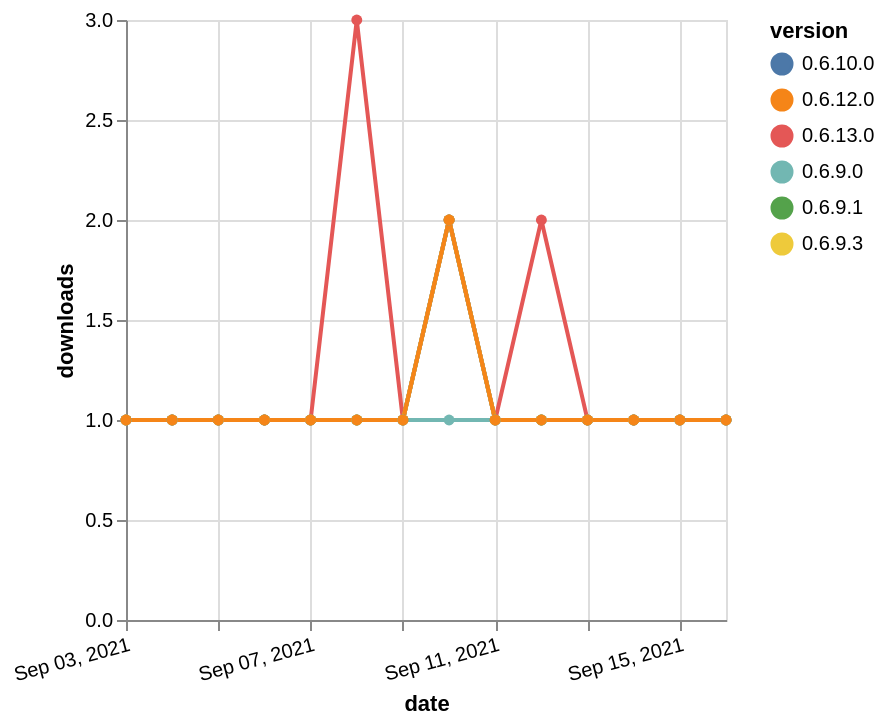

Express this chart as Vega-Lite.
### Vega-Lite specification from a JSON file in a GitHub repository (floating-point values rounded to 4 significant figures)
{"$schema": "https://vega.github.io/schema/vega-lite/v5.json", "description": "A simple bar chart with embedded data.", "data": {"values": [{"date": "2021-09-03", "total": 171, "delta": 1, "version": "0.6.9.1"}, {"date": "2021-09-04", "total": 172, "delta": 1, "version": "0.6.9.1"}, {"date": "2021-09-05", "total": 173, "delta": 1, "version": "0.6.9.1"}, {"date": "2021-09-06", "total": 174, "delta": 1, "version": "0.6.9.1"}, {"date": "2021-09-07", "total": 175, "delta": 1, "version": "0.6.9.1"}, {"date": "2021-09-08", "total": 176, "delta": 1, "version": "0.6.9.1"}, {"date": "2021-09-09", "total": 177, "delta": 1, "version": "0.6.9.1"}, {"date": "2021-09-10", "total": 179, "delta": 2, "version": "0.6.9.1"}, {"date": "2021-09-11", "total": 180, "delta": 1, "version": "0.6.9.1"}, {"date": "2021-09-12", "total": 181, "delta": 1, "version": "0.6.9.1"}, {"date": "2021-09-13", "total": 182, "delta": 1, "version": "0.6.9.1"}, {"date": "2021-09-14", "total": 183, "delta": 1, "version": "0.6.9.1"}, {"date": "2021-09-15", "total": 184, "delta": 1, "version": "0.6.9.1"}, {"date": "2021-09-16", "total": 185, "delta": 1, "version": "0.6.9.1"}, {"date": "2021-09-03", "total": 160, "delta": 1, "version": "0.6.13.0"}, {"date": "2021-09-04", "total": 161, "delta": 1, "version": "0.6.13.0"}, {"date": "2021-09-05", "total": 162, "delta": 1, "version": "0.6.13.0"}, {"date": "2021-09-06", "total": 163, "delta": 1, "version": "0.6.13.0"}, {"date": "2021-09-07", "total": 164, "delta": 1, "version": "0.6.13.0"}, {"date": "2021-09-08", "total": 167, "delta": 3, "version": "0.6.13.0"}, {"date": "2021-09-09", "total": 168, "delta": 1, "version": "0.6.13.0"}, {"date": "2021-09-10", "total": 170, "delta": 2, "version": "0.6.13.0"}, {"date": "2021-09-11", "total": 171, "delta": 1, "version": "0.6.13.0"}, {"date": "2021-09-12", "total": 173, "delta": 2, "version": "0.6.13.0"}, {"date": "2021-09-13", "total": 174, "delta": 1, "version": "0.6.13.0"}, {"date": "2021-09-14", "total": 175, "delta": 1, "version": "0.6.13.0"}, {"date": "2021-09-15", "total": 176, "delta": 1, "version": "0.6.13.0"}, {"date": "2021-09-16", "total": 177, "delta": 1, "version": "0.6.13.0"}, {"date": "2021-09-03", "total": 223, "delta": 1, "version": "0.6.9.0"}, {"date": "2021-09-04", "total": 224, "delta": 1, "version": "0.6.9.0"}, {"date": "2021-09-05", "total": 225, "delta": 1, "version": "0.6.9.0"}, {"date": "2021-09-06", "total": 226, "delta": 1, "version": "0.6.9.0"}, {"date": "2021-09-07", "total": 227, "delta": 1, "version": "0.6.9.0"}, {"date": "2021-09-08", "total": 228, "delta": 1, "version": "0.6.9.0"}, {"date": "2021-09-09", "total": 229, "delta": 1, "version": "0.6.9.0"}, {"date": "2021-09-10", "total": 230, "delta": 1, "version": "0.6.9.0"}, {"date": "2021-09-11", "total": 231, "delta": 1, "version": "0.6.9.0"}, {"date": "2021-09-12", "total": 232, "delta": 1, "version": "0.6.9.0"}, {"date": "2021-09-13", "total": 233, "delta": 1, "version": "0.6.9.0"}, {"date": "2021-09-14", "total": 234, "delta": 1, "version": "0.6.9.0"}, {"date": "2021-09-15", "total": 235, "delta": 1, "version": "0.6.9.0"}, {"date": "2021-09-16", "total": 236, "delta": 1, "version": "0.6.9.0"}, {"date": "2021-09-03", "total": 174, "delta": 1, "version": "0.6.10.0"}, {"date": "2021-09-04", "total": 175, "delta": 1, "version": "0.6.10.0"}, {"date": "2021-09-05", "total": 176, "delta": 1, "version": "0.6.10.0"}, {"date": "2021-09-06", "total": 177, "delta": 1, "version": "0.6.10.0"}, {"date": "2021-09-07", "total": 178, "delta": 1, "version": "0.6.10.0"}, {"date": "2021-09-08", "total": 179, "delta": 1, "version": "0.6.10.0"}, {"date": "2021-09-09", "total": 180, "delta": 1, "version": "0.6.10.0"}, {"date": "2021-09-10", "total": 182, "delta": 2, "version": "0.6.10.0"}, {"date": "2021-09-11", "total": 183, "delta": 1, "version": "0.6.10.0"}, {"date": "2021-09-12", "total": 184, "delta": 1, "version": "0.6.10.0"}, {"date": "2021-09-13", "total": 185, "delta": 1, "version": "0.6.10.0"}, {"date": "2021-09-14", "total": 186, "delta": 1, "version": "0.6.10.0"}, {"date": "2021-09-15", "total": 187, "delta": 1, "version": "0.6.10.0"}, {"date": "2021-09-16", "total": 188, "delta": 1, "version": "0.6.10.0"}, {"date": "2021-09-03", "total": 163, "delta": 1, "version": "0.6.9.3"}, {"date": "2021-09-04", "total": 164, "delta": 1, "version": "0.6.9.3"}, {"date": "2021-09-05", "total": 165, "delta": 1, "version": "0.6.9.3"}, {"date": "2021-09-06", "total": 166, "delta": 1, "version": "0.6.9.3"}, {"date": "2021-09-07", "total": 167, "delta": 1, "version": "0.6.9.3"}, {"date": "2021-09-08", "total": 168, "delta": 1, "version": "0.6.9.3"}, {"date": "2021-09-09", "total": 169, "delta": 1, "version": "0.6.9.3"}, {"date": "2021-09-10", "total": 171, "delta": 2, "version": "0.6.9.3"}, {"date": "2021-09-11", "total": 172, "delta": 1, "version": "0.6.9.3"}, {"date": "2021-09-12", "total": 173, "delta": 1, "version": "0.6.9.3"}, {"date": "2021-09-13", "total": 174, "delta": 1, "version": "0.6.9.3"}, {"date": "2021-09-14", "total": 175, "delta": 1, "version": "0.6.9.3"}, {"date": "2021-09-15", "total": 176, "delta": 1, "version": "0.6.9.3"}, {"date": "2021-09-16", "total": 177, "delta": 1, "version": "0.6.9.3"}, {"date": "2021-09-03", "total": 146, "delta": 1, "version": "0.6.12.0"}, {"date": "2021-09-04", "total": 147, "delta": 1, "version": "0.6.12.0"}, {"date": "2021-09-05", "total": 148, "delta": 1, "version": "0.6.12.0"}, {"date": "2021-09-06", "total": 149, "delta": 1, "version": "0.6.12.0"}, {"date": "2021-09-07", "total": 150, "delta": 1, "version": "0.6.12.0"}, {"date": "2021-09-08", "total": 151, "delta": 1, "version": "0.6.12.0"}, {"date": "2021-09-09", "total": 152, "delta": 1, "version": "0.6.12.0"}, {"date": "2021-09-10", "total": 154, "delta": 2, "version": "0.6.12.0"}, {"date": "2021-09-11", "total": 155, "delta": 1, "version": "0.6.12.0"}, {"date": "2021-09-12", "total": 156, "delta": 1, "version": "0.6.12.0"}, {"date": "2021-09-13", "total": 157, "delta": 1, "version": "0.6.12.0"}, {"date": "2021-09-14", "total": 158, "delta": 1, "version": "0.6.12.0"}, {"date": "2021-09-15", "total": 159, "delta": 1, "version": "0.6.12.0"}, {"date": "2021-09-16", "total": 160, "delta": 1, "version": "0.6.12.0"}]}, "width": "container", "mark": {"type": "line", "point": {"filled": true}}, "encoding": {"x": {"field": "date", "type": "temporal", "timeUnit": "yearmonthdate", "title": "date", "axis": {"labelAngle": -15}}, "y": {"field": "delta", "type": "quantitative", "title": "downloads"}, "color": {"field": "version", "type": "nominal"}, "tooltip": {"field": "delta"}}}
